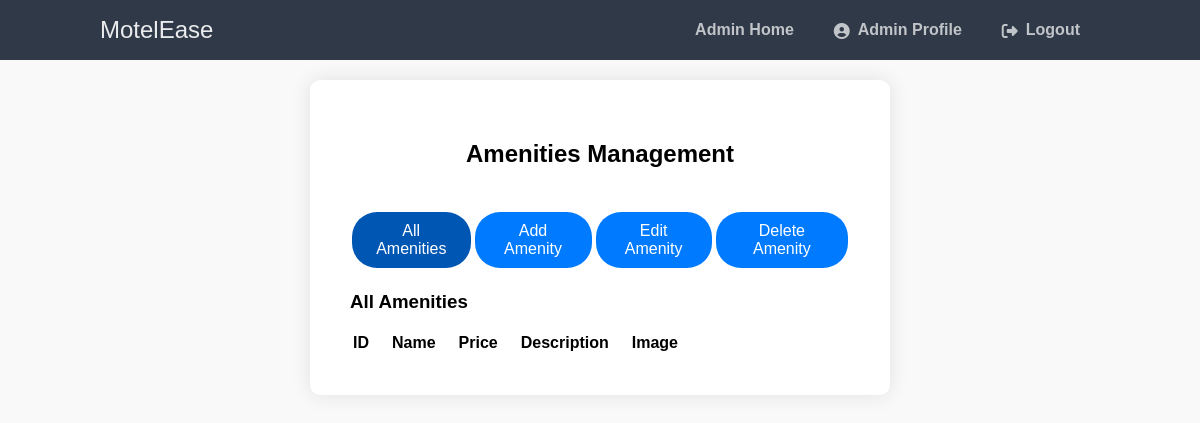
Page /ITPROGhotel/php/amenities_management.php (signed in) on the earlier database version.
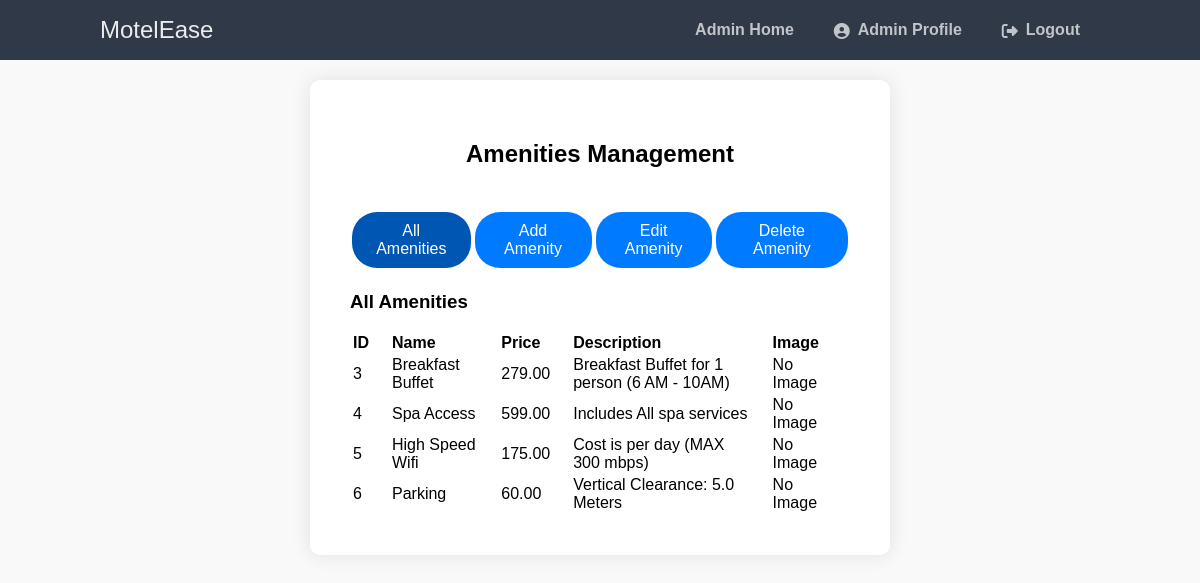
Same page on the later database version.
### tables this page shows
CREATE TABLE `amenities` (
  `id` int(11) NOT NULL,
  `name` varchar(100) NOT NULL,
  `price` decimal(10,2) NOT NULL,
  `description` text DEFAULT NULL,
  `image` mediumblob NOT NULL
);

### ITPROGhotel/php/amenities_management.php (the view, shortened to what this page needs)
<?php
$conn = new mysqli('localhost', 'root', '', 'itproghs');
function getAmenities() {
    global $conn;
    $result = $conn->query("SELECT * FROM amenities");
    return $result->fetch_all(MYSQLI_ASSOC);
}
$amenities = getAmenities();
?>
<!DOCTYPE html>
<html>
<head>
    <link href="../usermgmt.css" rel="stylesheet" type="text/css">
    <link rel="stylesheet" href="https://cdnjs.cloudflare.com/ajax/libs/font-awesome/6.2.0/css/all.min.css">
</head>
<body>
    <nav class="navtop">
        <div>
            <h1>MotelEase</h1>
            <a href="admin_home.php">Admin Home</a>
            <a href="admin_profile.php"><i class="fas fa-user-circle"></i>Admin Profile</a>
            <a href="logout.php"><i class="fas fa-sign-out-alt"></i>Logout</a>
        </div>
    </nav>
    <div class="container">
        <h2>Amenities Management</h2>
        <div class="toggle-container">
            <button class="active" onclick="showForm('all-amenities-form')">All Amenities</button>
            <button onclick="showForm('add-amenity-form')">Add Amenity</button>
            <button onclick="showForm('edit-amenity-form')">Edit Amenity</button>
            <button onclick="showForm('delete-amenity-form')">Delete Amenity</button>
        </div>
        <div id="all-amenities-form" class="form-container active">
            <h3>All Amenities</h3>
            <table>
                <tr>
                    <th style="text-align: left; padding-right: 20px;">ID</th>
                    <th style="text-align: left; padding-right: 20px;">Name</th>
                    <th style="text-align: left; padding-right: 20px;">Price</th>
                    <th style="text-align: left; padding-right: 20px;">Description</th>
                    <th style="text-align: left; padding-right: 20px;">Image</th>
                </tr>
                <?php foreach ($amenities as $amenity): ?>
                <tr>
                    <td style="text-align: left; padding-right: 20px;"><?php echo $amenity['id']; ?></td>
                    <td style="text-align: left; padding-right: 20px;"><?php echo $amenity['name']; ?></td>
                    <td style="text-align: left; padding-right: 20px;"><?php echo $amenity['price']; ?></td>
                    <td style="text-align: left; padding-right: 20px;"><?php echo $amenity['description']; ?></td>
                    <td style="text-align: left; padding-right: 20px;"><?php echo $amenity['image'] ? '<img src="' . $amenity['image'] . '" alt="Amenity Image" style="width: 100px;">' : 'No Image'; ?></td>
                </tr>
                <?php endforeach; ?>
            </table>
        </div>
    </div>
</body>
</html>

### ITPROGhotel/usermgmt.css (style rules this page uses)
body { font-family: 'Montserrat', sans-serif; background-color: #f9f9f9; margin: 0; padding: 0; }
.navtop { background-color: #2f3947; height: 60px; width: 100%; border: 0; position: fixed; top: 0; left: 0; z-index: 1000; }
.navtop div { display: flex; margin: 0 auto; width: 1000px; height: 100%; align-items: center; }
.navtop div h1, .navtop div a { display: inline-flex; align-items: center; }
.navtop div h1 { flex: 1; font-size: 24px; padding: 0; margin: 0; color: #eaebed; font-weight: normal; }
.navtop div a { padding: 0 20px; text-decoration: none; color: #c1c4c8; font-weight: bold; }
.navtop div a i { padding: 2px 8px 0 0; }
.container { background-color: white; padding: 40px; border-radius: 10px; box-shadow: 0 0 20px rgba(0, 0, 0, 0.1); width: 100%; max-width: 500px; display: flex; flex-direction: column; align-items: center; margin: 80px auto; }
.form-container { width: 100%; display: none; }
.form-container.active { display: block; }
.toggle-container { display: flex; justify-content: center; margin-top: 20px; }
.toggle-container button { background-color: #007BFF; border: none; padding: 10px 20px; text-align: center; text-decoration: none; display: inline-block; font-size: 16px; margin: 4px 2px; cursor: pointer; border-radius: 25px; color: white; transition: background-color 0.3s ease, transform 0.3s ease; }
.toggle-container button.active { background-color: #0056b3; }

Differences in the rows shown:
added amenities: id "3", name "Breakfast Buffet", price "279.00", description "Breakfast Buffet for 1 person (6 AM - 10AM)", image "No Image"
added amenities: id "4", name "Spa Access", price "599.00", description "Includes All spa services", image "No Image"
added amenities: id "5", name "High Speed Wifi", price "175.00", description "Cost is per day (MAX 300 mbps)", image "No Image"
added amenities: id "6", name "Parking", price "60.00", description "Vertical Clearance: 5.0 Meters", image "No Image"
